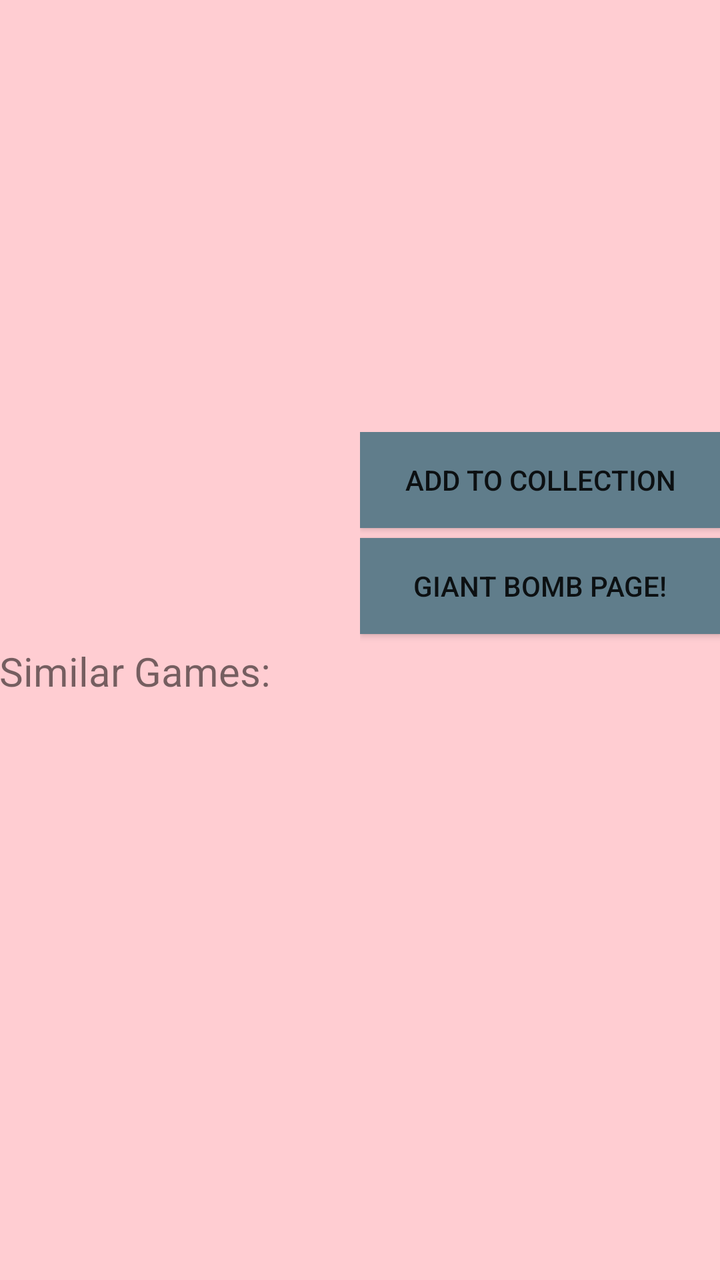
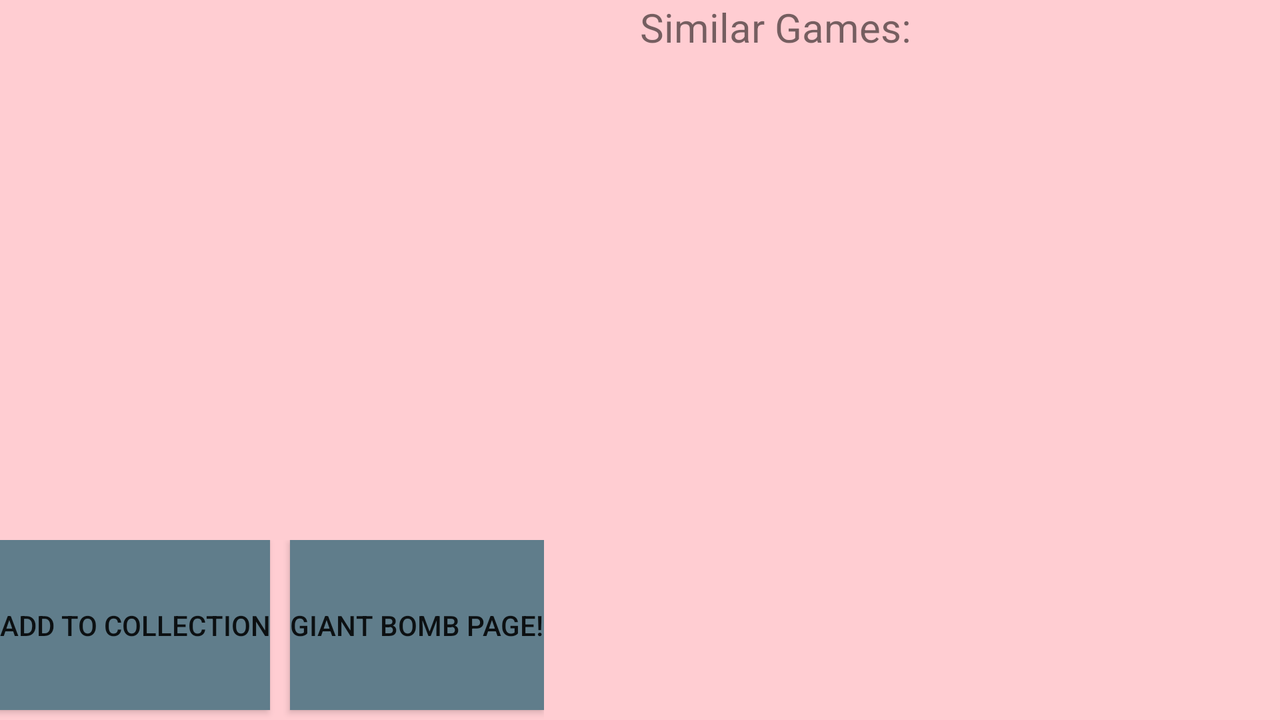

An Android layout and its configuration variant, each rendered on a device that would load it. The default file and the variant file are quoted in full after the pictures.
<!-- AndroidManifest.xml: application theme AppTheme -->
<!-- res/layout/fragment_game_detail.xml -->
<RelativeLayout
    xmlns:android="http://schemas.android.com/apk/res/android"
    xmlns:tools="http://schemas.android.com/tools"
    android:id="@+id/activity_game_detail"
    android:paddingBottom="@dimen/activity_vertical_margin"
    android:paddingLeft="@dimen/activity_horizontal_margin"
    android:paddingRight="@dimen/activity_horizontal_margin"
    android:paddingTop="@dimen/activity_vertical_margin"
    android:layout_width="match_parent"
    android:layout_height="match_parent"
    android:background="@color/primary_light"
    tools:context="com.yusuf.gamereference.ui.GameDetailFragment">

    <ImageView
        android:layout_width="200dp"
        android:layout_height="200dp"
        android:id="@+id/gameDetailImage"
        android:layout_centerHorizontal="true"
        android:layout_marginBottom="16dp"/>

    <TextView
        android:text="Similar Games:"
        android:layout_width="wrap_content"
        android:layout_height="wrap_content"
        android:id="@+id/similarGames"
        android:textSize="20sp"
        android:layout_below="@+id/gameDetails" />

    <ListView
        android:layout_below="@id/similarGames"
        android:layout_width="wrap_content"
        android:layout_height="wrap_content"
        android:id="@+id/gameDetaiSimilarGames" />

    <LinearLayout
        android:id="@+id/gameDetails"
        android:layout_width="match_parent"
        android:layout_height="wrap_content"
        android:orientation="horizontal"
        android:layout_below="@+id/gameDetailImage" >

        <LinearLayout
            android:layout_width="match_parent"
            android:layout_height="wrap_content"
            android:layout_weight="1"
            android:orientation="vertical">

            <TextView
                android:layout_width="wrap_content"
                android:layout_height="wrap_content"
                android:id="@+id/gameDetailPlatforms"
                android:layout_centerHorizontal="true" />

            <TextView
                android:layout_width="wrap_content"
                android:layout_height="wrap_content"
                android:id="@+id/gameDetailDevelopers"
                android:layout_centerHorizontal="true" />

            <TextView
                android:layout_width="wrap_content"
                android:layout_height="wrap_content"
                android:id="@+id/gameDetailPublishers"
                android:layout_centerHorizontal="true" />
        </LinearLayout>

        <LinearLayout
            android:layout_weight="1"
            android:layout_width="match_parent"
            android:layout_height="wrap_content"
            android:orientation="vertical">

            <Button
                android:background="@color/colorAccent"
                android:layout_width="match_parent"
                android:layout_height="wrap_content"
                android:text="Add to collection"
                android:id="@+id/addToCollectionButton"
                android:layout_marginBottom="5dp"/>

            <Button
                android:background="@color/colorAccent"
                android:text="Giant Bomb page!"
                android:layout_width="match_parent"
                android:layout_height="wrap_content"
                android:id="@+id/giantbombLink"
                android:layout_marginBottom="5dp"/>
        </LinearLayout>
    </LinearLayout>

</RelativeLayout>
<!-- resources referenced by this layout -->
<resources>
  <color name="colorAccent">#607D8B</color>
  <color name="primary_light">#FFCDD2</color>
  <style name="AppTheme" parent="Theme.AppCompat.Light.DarkActionBar">
          <item name="colorPrimary">@color/colorPrimary</item>
          <item name="colorPrimaryDark">@color/colorPrimaryDark</item>
          <item name="colorAccent">@color/colorAccent</item>
      </style>
  <color name="colorPrimary">#F44336</color>
  <color name="colorPrimaryDark">#303F9F</color>
</resources>
<!-- res/layout-land/fragment_game_detail.xml (the repository's variant of the layout above) -->
<!-- drawn on the phone turned sideways -->
<?xml version="1.0" encoding="utf-8"?>
<LinearLayout
    xmlns:android="http://schemas.android.com/apk/res/android"
    xmlns:tools="http://schemas.android.com/tools"
    android:id="@+id/activity_game_detail"
    android:paddingBottom="@dimen/activity_vertical_margin"
    android:paddingLeft="@dimen/activity_horizontal_margin"
    android:paddingRight="@dimen/activity_horizontal_margin"
    android:paddingTop="@dimen/activity_vertical_margin"
    android:layout_width="match_parent"
    android:layout_height="match_parent"
    android:background="@color/primary_light"
    android:orientation="horizontal">

    <LinearLayout
        android:layout_weight="3"
        android:layout_width="0dp"
        android:layout_height="match_parent"
        android:orientation="vertical"
        >
        <LinearLayout
            android:layout_width="match_parent"
            android:layout_height="0dp"
            android:layout_weight="3"
            android:orientation="horizontal">

            <RelativeLayout
                android:layout_weight="3"
                android:layout_width="0dp"
                android:layout_height="match_parent">

                <ImageView
                    android:layout_width="match_parent"
                    android:layout_height="match_parent"
                    android:id="@+id/gameDetailImage"
                    android:layout_alignParentTop="true"
                    android:layout_alignParentLeft="true"
                    android:layout_marginRight="16dp"
                    android:layout_marginBottom="16dp" />

            </RelativeLayout>
            <ScrollView
                android:layout_weight="2"
                android:layout_width="0dp"
                android:layout_height="match_parent">

                <LinearLayout

                    android:id="@+id/gameDetails"
                    android:orientation="horizontal"
                    android:layout_below="@+id/gameDetailImage"
                    android:layout_height="match_parent"
                    android:layout_width="match_parent">

                    <LinearLayout
                        android:layout_width="100dp"
                        android:layout_height="wrap_content"
                        android:orientation="vertical">

                        <TextView
                            android:layout_width="wrap_content"
                            android:layout_height="wrap_content"
                            android:id="@+id/gameDetailPlatforms"
                            android:layout_centerHorizontal="true" />

                        <TextView
                            android:layout_width="wrap_content"
                            android:layout_height="wrap_content"
                            android:id="@+id/gameDetailDevelopers"
                            android:layout_centerHorizontal="true" />

                        <TextView
                            android:layout_width="wrap_content"
                            android:layout_height="wrap_content"
                            android:id="@+id/gameDetailPublishers"
                            android:layout_centerHorizontal="true" />
                    </LinearLayout>
                </LinearLayout>
            </ScrollView>



        </LinearLayout>

        <LinearLayout
            android:layout_width="wrap_content"
            android:layout_height="0dp"
            android:layout_weight="1"
            android:orientation="horizontal">

            <Button
                android:layout_marginRight="5dp"
                android:layout_weight="1"
                android:background="@color/colorAccent"
                android:layout_width="match_parent"
                android:layout_height="match_parent"
                android:text="Add to collection"
                android:id="@+id/addToCollectionButton"
                android:layout_marginBottom="5dp"/>

            <Button
                android:layout_marginLeft="5dp"
                android:layout_weight="1"
                android:background="@color/colorAccent"
                android:text="Giant Bomb page!"
                android:layout_width="match_parent"
                android:layout_height="match_parent"
                android:id="@+id/giantbombLink"
                android:layout_marginBottom="5dp"/>
        </LinearLayout>
    </LinearLayout>


    <LinearLayout
        android:layout_weight="3"
        android:layout_width="0dp"
        android:layout_height="match_parent"
        android:orientation="vertical">

        <TextView
            android:text="Similar Games:"
            android:layout_width="wrap_content"
            android:layout_height="wrap_content"
            android:id="@+id/similarGames"
            android:textSize="20sp"
            android:layout_below="@+id/gameDetails" />

        <ListView
            android:layout_below="@id/similarGames"
            android:layout_width="wrap_content"
            android:layout_height="wrap_content"
            android:id="@+id/gameDetaiSimilarGames" />

    </LinearLayout>

</LinearLayout>
